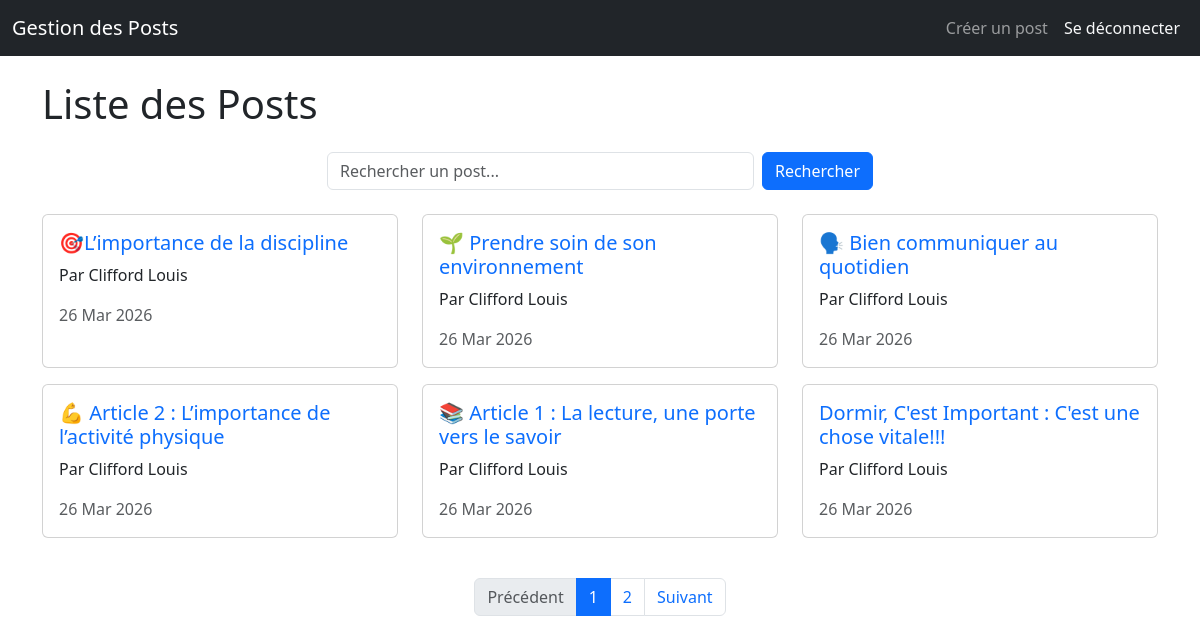
Screenshot of / (signed in) with the database file from the repository.
### posts_etudiants/models.py (models this page shows, shortened)
class Post(models.Model):
    titre = models.CharField(max_length=200)
    contenu = models.TextField()    # Summernote gérera ce champ
    auteur = models.ForeignKey(User, on_delete=models.CASCADE)
    date_creation = models.DateTimeField(auto_now_add=True)

class ProfilEtudiant(models.Model):
    user = models.OneToOneField(User, on_delete=models.CASCADE)
    nom = models.CharField(max_length=100)
    prenom = models.CharField(max_length=100)
    programme = models.CharField(max_length=150)

### posts_etudiants/views.py (the view)
# urls.py: path('', liste_posts, name='liste_posts'),
def liste_posts(request):
    query = request.GET.get('q', '')
    if query:
        posts = Post.objects.filter(
            Q(titre__icontains=query) | Q(contenu__icontains=query)
        ).order_by('-date_creation')
    else:
        posts = Post.objects.all().order_by('-date_creation')
    paginator = Paginator(posts, 6)
    page_number = request.GET.get('page')
    page_obj = paginator.get_page(page_number)
    return render(request, 'posts_etudiants/post_list.html', {
        'page_obj': page_obj,
        'query': query
    })

### posts_etudiants/templates/posts_etudiants/post_list.html (shortened to what this page needs)
{% extends 'base.html' %}
{% block content %}
<h1 class="mb-4">Liste des Posts</h1>
<div class="row mb-4">
    <div class="col-md-6 mx-auto">
        <form method="get" action="{% url 'liste_posts' %}" class="d-flex" id="search-form">
            <input
                type="text"
                name="q"
                value="{{ query|default:'' }}"
                class="form-control me-2"
                placeholder="Rechercher un post..."
                aria-label="Recherche"
                id="search-input"
            >
            <button type="submit" class="btn btn-primary">Rechercher</button>
        </form>
    </div>
</div>
<div class="row" id="post-list">
    {% for post in page_obj %}
        <div class="col-md-4 mb-3">
            <div class="card h-100">
                <div class="card-body">
                    <h5 class="card-title">
                        <a href="{% url 'detail_post' post.pk %}" class="text-decoration-none">
                            {{ post.titre }}
                        </a>
                    </h5>
                    <p class="card-text">
                        Par {{ post.auteur.profiletudiant.prenom }} {{ post.auteur.profiletudiant.nom }}
                    </p>
                    <p class="card-text text-muted">
                        {{ post.date_creation|date:"d M Y" }}
                    </p>
                </div>
            </div>
        </div>
    {% empty %}
        <div class="col-12">
            <p class="text-muted">Aucun post trouvé.</p>
        </div>
    {% endfor %}
</div>
{% if page_obj.has_other_pages %}
<nav aria-label="Pagination des posts" class="mt-4">
    <ul class="pagination justify-content-center">
        {% if page_obj.has_previous %}
            <li class="page-item">
                <a class="page-link" href="?page={{ page_obj.previous_page_number }}{% if query %}&q={{ query }}{% endif %}">
                    Précédent
                </a>
            </li>
        {% else %}
            <li class="page-item disabled">
                <span class="page-link">Précédent</span>
            </li>
        {% endif %}
        {% for num in page_obj.paginator.page_range %}
            {% if page_obj.number == num %}
                <li class="page-item active">
                    <span class="page-link">{{ num }}</span>
                </li>
            {% else %}
                <li class="page-item">
                    <a class="page-link" href="?page={{ num }}{% if query %}&q={{ query }}{% endif %}">
                        {{ num }}
                    </a>
                </li>
            {% endif %}
        {% endfor %}
        {% if page_obj.has_next %}
            <li class="page-item">
                <a class="page-link" href="?page={{ page_obj.next_page_number }}{% if query %}&q={{ query }}{% endif %}">
                    Suivant
                </a>
            </li>
        {% else %}
            <li class="page-item disabled">
                <span class="page-link">Suivant</span>
            </li>
        {% endif %}
    </ul>
</nav>
{% endif %}
{% endblock %}

### rows the page displays
Post: titre "🎯L’importance de la discipline", auteur.profiletudiant.prenom "Clifford", auteur.profiletudiant.nom "Louis", date_creation "26 Mar 2026"
Post: titre "🌱 Prendre soin de son environnement", auteur.profiletudiant.prenom "Clifford", auteur.profiletudiant.nom "Louis", date_creation "26 Mar 2026"
Post: titre "🗣️ Bien communiquer au quotidien", auteur.profiletudiant.prenom "Clifford", auteur.profiletudiant.nom "Louis", date_creation "26 Mar 2026"
Post: titre "💪 Article 2 : L’importance de l’activité physique", auteur.profiletudiant.prenom "Clifford", auteur.profiletudiant.nom "Louis", date_creation "26 Mar 2026"
Post: titre "📚 Article 1 : La lecture, une porte vers le savoir", auteur.profiletudiant.prenom "Clifford", auteur.profiletudiant.nom "Louis", date_creation "26 Mar 2026"
Post: titre "Dormir, C'est Important : C'est une chose vitale!!!", auteur.profiletudiant.prenom "Clifford", auteur.profiletudiant.nom "Louis", date_creation "26 Mar 2026"

### other values shown
{{ num }} "1"
{{ num }} "2"
